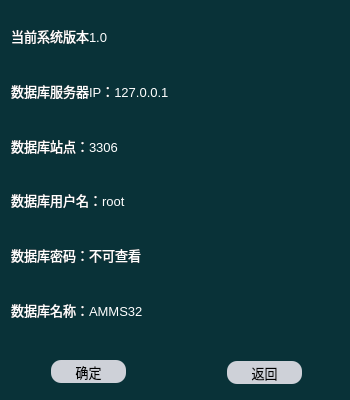
<?xml version="1.0" encoding="UTF-8"?>
<ui version="4.0">
 <class>Settings</class>
 <widget class="QWidget" name="Settings">
  <property name="geometry">
   <rect>
    <x>0</x>
    <y>0</y>
    <width>350</width>
    <height>400</height>
   </rect>
  </property>
  <property name="windowTitle">
   <string>Form</string>
  </property>
  <property name="styleSheet">
   <string notr="true">*{
font: 75 12pt &quot;Agency FB&quot;;
	color: rgb(255, 255, 255);
font-size:13px;
font-style:MingLiU-ExtB;
border:sold 10px rgba(0,0,0);
	background-color: rgb(9, 50, 56);
}

QLineEdit{

	
	color: rgb(255, 237, 32);
background-color:#405361;
border-style:inset;
border-radius:10px;
font-style:MingLiU-ExtB;
}
QPushButton{
background:#ced1d8;
border-style:outset;
border-radius:10px;
font-style:MingLiU-ExtB;
}
QPushButton:pressed{
background-color:rgb(224,0,0);
border-style:inset;
font-style:MingLiU-ExtB;
}


QTextEdit{
color:#8d98a1;
background-color:#405361;
border-style:inset;
border-radius:10px;
font-style:MingLiU-ExtB;
}

</string>
  </property>
  <layout class="QVBoxLayout" name="verticalLayout">
   <item>
    <widget class="QLabel" name="state">
     <property name="text">
      <string>当前系统版本1.0</string>
     </property>
     <property name="textFormat">
      <enum>Qt::AutoText</enum>
     </property>
    </widget>
   </item>
   <item>
    <widget class="QLabel" name="label">
     <property name="text">
      <string>数据库服务器IP：127.0.0.1</string>
     </property>
    </widget>
   </item>
   <item>
    <widget class="QLabel" name="label_5">
     <property name="text">
      <string>数据库站点：3306</string>
     </property>
    </widget>
   </item>
   <item>
    <widget class="QLabel" name="label_2">
     <property name="text">
      <string>数据库用户名：root</string>
     </property>
    </widget>
   </item>
   <item>
    <widget class="QLabel" name="label_3">
     <property name="text">
      <string>数据库密码：不可查看</string>
     </property>
    </widget>
   </item>
   <item>
    <widget class="QLabel" name="label_4">
     <property name="text">
      <string>数据库名称：AMMS32</string>
     </property>
    </widget>
   </item>
   <item>
    <widget class="QFrame" name="frame">
     <property name="frameShape">
      <enum>QFrame::StyledPanel</enum>
     </property>
     <property name="frameShadow">
      <enum>QFrame::Raised</enum>
     </property>
     <widget class="QPushButton" name="pushButton">
      <property name="geometry">
       <rect>
        <x>40</x>
        <y>20</y>
        <width>75</width>
        <height>23</height>
       </rect>
      </property>
      <property name="styleSheet">
       <string notr="true">color: rgb(0, 0, 0);</string>
      </property>
      <property name="text">
       <string>确定</string>
      </property>
     </widget>
     <widget class="QPushButton" name="pushButton_2">
      <property name="geometry">
       <rect>
        <x>216</x>
        <y>21</y>
        <width>75</width>
        <height>23</height>
       </rect>
      </property>
      <property name="styleSheet">
       <string notr="true">color: rgb(0, 0, 0);</string>
      </property>
      <property name="text">
       <string>返回</string>
      </property>
     </widget>
    </widget>
   </item>
  </layout>
 </widget>
 <resources/>
 <connections/>
</ui>
